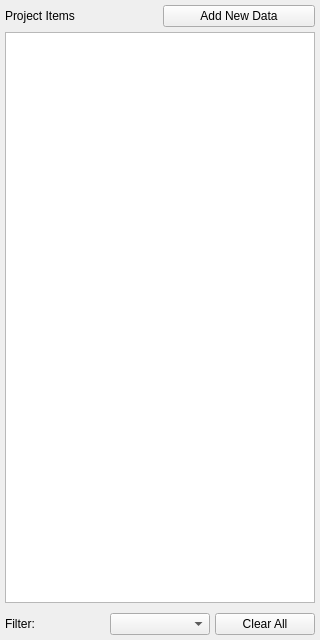
<?xml version="1.0" encoding="UTF-8"?>
<ui version="4.0">
 <class>DatasetExplorerPanelForm</class>
 <widget class="QWidget" name="DatasetExplorerPanelForm">
  <property name="geometry">
   <rect>
    <x>0</x>
    <y>0</y>
    <width>320</width>
    <height>640</height>
   </rect>
  </property>
  <layout class="QVBoxLayout" name="verticalLayout">
   <property name="spacing">
    <number>5</number>
   </property>
   <property name="leftMargin">
    <number>5</number>
   </property>
   <property name="topMargin">
    <number>5</number>
   </property>
   <property name="rightMargin">
    <number>5</number>
   </property>
   <property name="bottomMargin">
    <number>5</number>
   </property>
   <item>
    <layout class="QHBoxLayout" name="headerLayout">
     <item>
      <widget class="QLabel" name="lbl_title">
       <property name="text">
        <string>Project Items</string>
       </property>
      </widget>
     </item>
     <item>
      <widget class="QPushButton" name="btn_add_data">
       <property name="cursor">
        <cursorShape>PointingHandCursor</cursorShape>
       </property>
       <property name="text">
        <string>Add New Data</string>
       </property>
      </widget>
     </item>
    </layout>
   </item>
   <item>
    <widget class="QTreeView" name="tree"/>
   </item>
   <item>
   <layout class="QHBoxLayout" name="bottomLayout">
     <property name="leftMargin">
      <number>0</number>
     </property>
     <property name="topMargin">
      <number>5</number>
     </property>
     <property name="rightMargin">
      <number>0</number>
     </property>
     <property name="bottomMargin">
      <number>0</number>
     </property>
     <item>
      <widget class="QLabel" name="lbl_filter">
       <property name="text">
        <string>Filter:</string>
       </property>
      </widget>
     </item>
     <item>
      <widget class="QComboBox" name="filter_combo"/>
     </item>
     <item>
      <widget class="QPushButton" name="clear_btn">
       <property name="cursor">
        <cursorShape>PointingHandCursor</cursorShape>
       </property>
       <property name="text">
        <string>Clear All</string>
       </property>
      </widget>
     </item>
    </layout>
   </item>
  </layout>
 </widget>
 <resources/>
 <connections/>
</ui>
